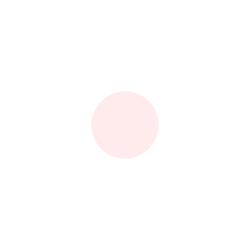
Frame 1 (no input)
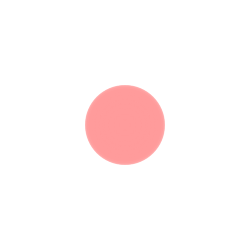
Frame 60 (the mouse pressed at the canvas centre just before this capture)
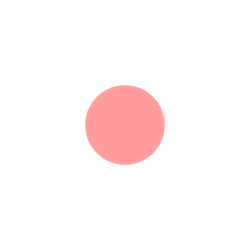
Frame 120 (the mouse held since frame 60 and released just before this capture)

The Processing sketch that drew these frames (run headless with seeded random() and noise(); from frame 60 on, the mouse is pressed at the canvas centre):

// Processing sketch: processing_179238
// ── processing_179238.pde

int counter;

void setup() {  //setup function called initially, only once
  size(250, 250);
  background(255);  //set background white
  colorMode(HSB);   //set colors to Hue, Saturation, Brightness mode
  counter = 0;
}

void draw() {  //draw function loops 
  counter++;
  noStroke();
  fill(random(0),100,255,50);
  
  if(mousePressed == true) { //add some interaction
    ellipse(mouseX, mouseY, 20, 20);
  }
  else {
    ellipse(width/2, height/2, 80*sin(counter), 80*sin(counter));
  }
}
